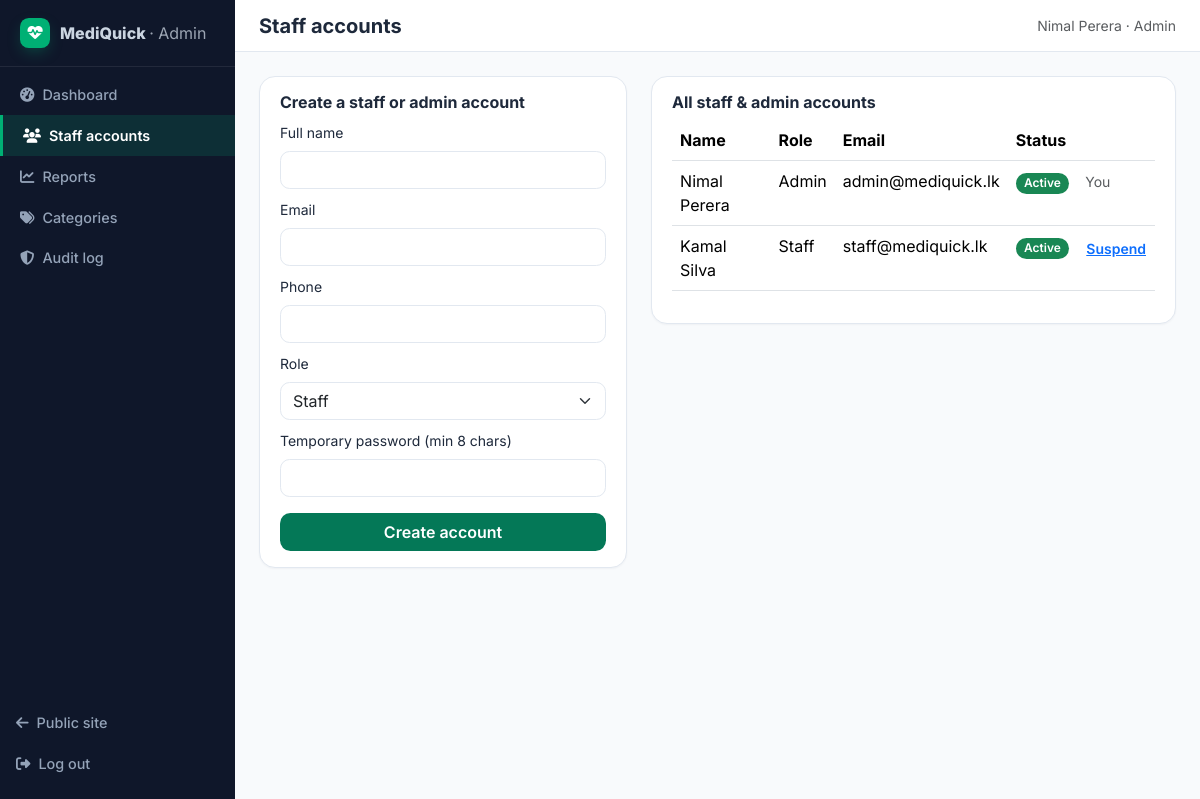
The app's page /mediquick/admin/staff.php (signed in) with its own data.
### tables this page shows
CREATE TABLE users (
  id            INT UNSIGNED AUTO_INCREMENT PRIMARY KEY,
  role          ENUM('customer','staff','admin') NOT NULL DEFAULT 'customer',
  full_name     VARCHAR(100) NOT NULL,
  email         VARCHAR(150) NOT NULL UNIQUE,
  phone         VARCHAR(15)  NOT NULL,
  password_hash VARCHAR(255) NOT NULL,               
  address       VARCHAR(255) NULL,
  city          VARCHAR(60)  NULL,
  status        ENUM('active','suspended') NOT NULL DEFAULT 'active',
  last_login_at DATETIME NULL,
  created_at    DATETIME NOT NULL DEFAULT CURRENT_TIMESTAMP
);

### mediquick/includes/functions.php (called while the page is built, shortened)
<?php
function e(?string $value): string
{
    return htmlspecialchars($value ?? '', ENT_QUOTES, 'UTF-8');
}
function url(string $path = ''): string
{
    return BASE_URL . '/' . ltrim($path, '/');
}

### mediquick/includes/auth.php (called while the page is built, shortened)
<?php
function current_user(): ?array
{
    return $_SESSION['user'] ?? null;
}

### mediquick/admin/staff.php (the view, shortened to what this page needs)
<?php
require_once __DIR__ . '/../includes/bootstrap.php';
$admin = current_user();
$staffList = $pdo->query("SELECT * FROM users WHERE role IN ('staff','admin') ORDER BY created_at DESC")->fetchAll();
$area = 'admin'; $active = 'staff'; $pageTitle = 'Staff accounts';
require __DIR__ . '/../includes/app-header.php';
?>
<div class="row g-4">
  <div class="col-md-5">
    <div class="kpi-tile">
      <h2 class="h6 fw-bold">Create a staff or admin account</h2>
      <form method="post">
        <div class="mb-2">
          <label class="form-label small">Full name</label>
          <input name="full_name" class="form-control" required>
        </div>
        <div class="mb-2">
          <label class="form-label small">Email</label>
          <input name="email" type="email" class="form-control" required>
        </div>
        <div class="mb-2">
          <label class="form-label small">Phone</label>
          <input name="phone" class="form-control" required>
        </div>
        <div class="mb-2">
          <label class="form-label small">Role</label>
          <select name="role" class="form-select">
            <option value="staff">Staff</option>
          </select>
        </div>
        <div class="mb-3">
          <label class="form-label small">Temporary password (min 8 chars)</label>
          <input name="password" type="password" class="form-control" minlength="8" required>
        </div>
        <button type="submit" name="create_staff" value="1" class="btn w-100" style="background:var(--brand);color:#fff">Create account</button>
      </form>
    </div>
  </div>
  <div class="col-md-7">
    <div class="kpi-tile">
      <h2 class="h6 fw-bold">All staff &amp; admin accounts</h2>
      <table class="table">
        <thead><tr><th>Name</th><th>Role</th><th>Email</th><th>Status</th><th></th></tr></thead>
        <tbody>
        <?php foreach ($staffList as $s): ?>
          <tr>
            <td><?= e($s['full_name']) ?></td>
            <td><?= ucfirst($s['role']) ?></td>
            <td><?= e($s['email']) ?></td>
            <td><span class="badge <?= $s['status'] === 'active' ? 'text-bg-success' : 'text-bg-secondary' ?>"><?= ucfirst($s['status']) ?></span></td>
            <td>
              <?php if ((int) $s['id'] !== $admin['id']): ?>
                <form method="post" onsubmit="return confirm('<?= $s['status'] === 'active' ? 'Suspend' : 'Reactivate' ?> this account?')">
                  <button type="submit" name="toggle_status" value="<?= $s['id'] ?>" class="btn btn-link btn-sm p-0 small">
                    <?= $s['status'] === 'active' ? 'Suspend' : 'Reactivate' ?>
                  </button>
                </form>
              <?php else: ?>
                <span class="small text-muted">You</span>
              <?php endif; ?>
            </td>
          </tr>
        <?php endforeach; ?>
        </tbody>
      </table>
    </div>
  </div>
</div>
<?php require __DIR__ . '/../includes/app-footer.php'; ?>

### mediquick/includes/app-header.php (shortened to what this page needs)
<?php
$area = $area ?? 'staff';
$active = $active ?? '';
$pageTitle = $pageTitle ?? ucfirst($area);
$user = current_user();
$navByArea = [
    'staff' => [
        'dashboard' => ['dashboard.php', 'fa-gauge-high', 'Dashboard'],
        'rx-queue'  => ['rx-queue.php', 'fa-file-prescription', 'Prescription queue'],
        'orders'    => ['orders.php', 'fa-box', 'Orders'],
        'products'  => ['products.php', 'fa-pills', 'Products & stock'],
        'inquiries' => ['inquiries.php', 'fa-comments', 'Inquiries'],
    ],
    'admin' => [
        'dashboard'    => ['dashboard.php', 'fa-gauge-high', 'Dashboard'],
        'staff'        => ['staff.php', 'fa-users', 'Staff accounts'],
        'reports'      => ['reports.php', 'fa-chart-line', 'Reports'],
        'categories'   => ['categories.php', 'fa-tags', 'Categories'],
        'audit-log'    => ['audit-log.php', 'fa-shield-halved', 'Audit log'],
    ],
];
$nav = $navByArea[$area];
?>
<!doctype html>
<html lang="en">
<head>
<link href="https://cdn.jsdelivr.net/npm/bootstrap@5.3.3/dist/css/bootstrap.min.css" rel="stylesheet">
<link rel="stylesheet" href="https://cdnjs.cloudflare.com/ajax/libs/font-awesome/6.5.2/css/all.min.css">
<link href="<?= url('assets/css/style.css') ?>" rel="stylesheet">
</head>
<body>
<div class="app-shell">
  <aside class="app-sidebar">
    <div class="brand">
      <span class="brand-mark brand-mark-sm"><i class="fa-solid fa-heart-pulse"></i></span>
      <span>MediQuick <span class="opacity-75 fw-normal">· <?= ucfirst($area) ?></span></span>
    </div>
    <nav class="nav flex-column py-2">
      <?php foreach ($nav as $key => [$href, $icon, $label]): ?>
        <a class="nav-link <?= $active === $key ? 'active' : '' ?>" href="<?= url($area . '/' . $href) ?>">
          <i class="fa-solid <?= $icon ?> me-2"></i><?= e($label) ?>
        </a>
      <?php endforeach; ?>
    </nav>
    <div class="mt-auto px-3 py-3 small">
      <a class="nav-link px-0" href="<?= url('index.php') ?>"><i class="fa-solid fa-arrow-left me-2"></i>Public site</a>
      <a class="nav-link px-0" href="<?= url('logout.php') ?>"><i class="fa-solid fa-right-from-bracket me-2"></i>Log out</a>
    </div>
  </aside>
  <div class="app-main">
    <div class="app-topbar d-flex justify-content-between align-items-center">
      <h1 class="h5 fw-bold mb-0"><?= e($pageTitle) ?></h1>
      <span class="small text-muted"><?= e($user['name']) ?> · <?= ucfirst($user['role']) ?></span>
    </div>
    <div class="app-content">

### mediquick/assets/css/style.css (style rules this page uses)
:root { --brand-50: #F0FDF4; --brand-100: #DCFCE7; --brand-200: #BBF7D0; --brand-500: #00B074; --brand-600: #059669; --brand-700: #047857; --brand-900: #064E3B; --navy-800: #0A192F; --navy-900: #0F172A; --slate-50: #F8FAFC; --slate-100: #F1F5F9; --slate-200: #E2E8F0; --slate-400: #94A3B8; --slate-500: #64748B; --slate-800: #1E293B; --amber-100: #FEF3C7; --amber-700: #B45309; --brand: var(--brand-700); --brand-light: var(--brand-500); --brand-soft: var(--brand-100); --navy: var(--navy-900); --ink: var(--slate-800); --muted: var(--slate-500); --rule: var(--slate-200); }
body { font-family: 'Inter', system-ui, sans-serif; color: var(--ink); background: var(--slate-50); }
a { color: var(--brand-700); }
.btn { border-radius: .65rem; font-weight: 600; }
.form-control, .form-select { border-radius: .6rem; border-color: var(--rule); }
.badge { border-radius: 999px; font-weight: 600; padding: .35em .7em; }
.brand-mark { width: 2.4rem; height: 2.4rem; border-radius: .8rem; background: var(--brand-500); color: #fff; display: flex; align-items: center; justify-content: center; font-size: 1.15rem; box-shadow: 0 6px 16px -4px rgba(0, 176, 116, .4); flex-shrink: 0; }
.brand-mark-sm { width: 1.9rem; height: 1.9rem; font-size: .95rem; border-radius: .55rem; }
.kpi-tile { border: 1px solid var(--rule); border-radius: 1rem; background: #fff; padding: 1rem 1.25rem; box-shadow: 0 1px 2px rgba(15, 23, 42, .04); }
.app-shell { display: flex; min-height: 100vh; }
.app-sidebar { width: 235px; flex-shrink: 0; background: var(--navy-900); color: #cbd5e1; display: flex; flex-direction: column; }
.app-sidebar .brand { padding: 1.1rem 1.25rem; font-weight: 800; font-size: 1rem; border-bottom: 1px solid rgba(255,255,255,.08); display: flex; align-items: center; gap: .6rem; }
.app-sidebar .nav-link { color: #94A3B8; padding: .6rem 1.25rem; border-radius: 0; font-size: .9rem; font-weight: 500; }
.app-sidebar .nav-link.active { background: rgba(0, 176, 116, .16); color: #fff; border-left: 3px solid var(--brand-500); font-weight: 600; }
.app-main { flex: 1; min-width: 0; background: var(--slate-50); }
.app-topbar { background: #fff; border-bottom: 1px solid var(--rule); padding: .85rem 1.5rem; }
.app-content { padding: 1.5rem; }

### records on screen
users: full_name "Nimal Perera", role "Admin", email "admin@mediquick.lk", status "Active", shows "You"
users: full_name "Kamal Silva", role "Staff", email "staff@mediquick.lk", status "Active", $s['id'] 2 (drawn), shows "Suspend"

### other values on screen
$area "Admin"
$label "Dashboard"
$label "Staff accounts"
$label "Reports"
$label "Categories"
$label "Audit log"
$pageTitle "Staff accounts"
